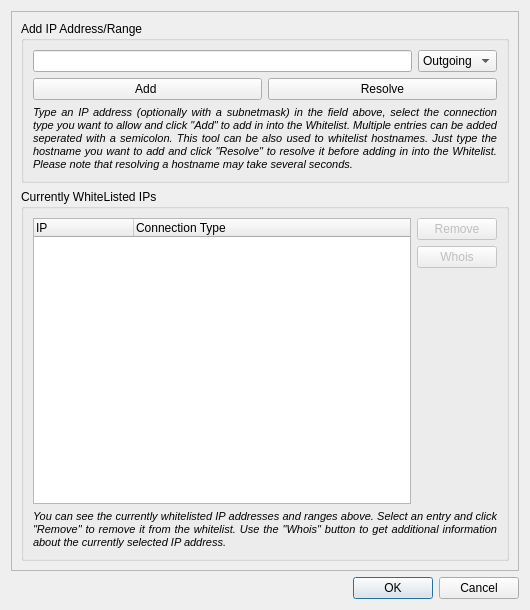
<ui version="4.0" >
 <class>IpWhiteListDialog</class>
 <widget class="QDialog" name="IpWhiteListDialog" >
  <property name="windowModality" >
   <enum>Qt::ApplicationModal</enum>
  </property>
  <property name="geometry" >
   <rect>
    <x>0</x>
    <y>0</y>
    <width>530</width>
    <height>610</height>
   </rect>
  </property>
  <property name="minimumSize" >
   <size>
    <width>430</width>
    <height>535</height>
   </size>
  </property>
  <property name="windowTitle" >
   <string>Whitelist IPs</string>
  </property>
  <property name="windowIcon" >
   <iconset resource="../images/images.qrc" >:/images/pgl-gui.png</iconset>
  </property>
  <layout class="QVBoxLayout" >
   <item>
    <widget class="QFrame" name="frame" >
     <property name="frameShape" >
      <enum>QFrame::StyledPanel</enum>
     </property>
     <property name="frameShadow" >
      <enum>QFrame::Raised</enum>
     </property>
     <layout class="QVBoxLayout" >
      <item>
       <widget class="QGroupBox" name="groupBox" >
        <property name="title" >
         <string>Add IP Address/Range</string>
        </property>
        <layout class="QVBoxLayout" >
         <item>
          <layout class="QHBoxLayout" >
           <item>
            <widget class="QLineEdit" name="m_AddEdit" />
           </item>
           <item>
            <widget class="QComboBox" name="m_AddTypeCombo" >
             <item>
              <property name="text" >
               <string>Outgoing</string>
              </property>
             </item>
             <item>
              <property name="text" >
               <string>Incoming</string>
              </property>
             </item>
             <item>
              <property name="text" >
               <string>Forward</string>
              </property>
             </item>
            </widget>
           </item>
          </layout>
         </item>
         <item>
          <layout class="QHBoxLayout" >
           <item>
            <widget class="QPushButton" name="m_AddButton" >
             <property name="text" >
              <string>Add </string>
             </property>
            </widget>
           </item>
           <item>
            <widget class="QPushButton" name="m_ResolveButton" >
             <property name="text" >
              <string>Resolve</string>
             </property>
            </widget>
           </item>
          </layout>
         </item>
         <item>
          <widget class="QLabel" name="label" >
           <property name="font" >
            <font>
             <pointsize>8</pointsize>
             <italic>true</italic>
            </font>
           </property>
           <property name="text" >
            <string>Type an IP address (optionally with a subnetmask) in the field above, select the connection type you want to allow and click "Add" to add in into the Whitelist. Multiple entries can be added seperated with a semicolon. This tool can be also used to whitelist hostnames. Just type the hostname you want to add and click "Resolve" to resolve it before adding in into the Whitelist. Please note that resolving a hostname may take several seconds.</string>
           </property>
           <property name="alignment" >
            <set>Qt::AlignJustify|Qt::AlignVCenter</set>
           </property>
           <property name="wordWrap" >
            <bool>true</bool>
           </property>
          </widget>
         </item>
        </layout>
       </widget>
      </item>
      <item>
       <widget class="QGroupBox" name="groupBox_3" >
        <property name="title" >
         <string>Currently WhiteListed IPs</string>
        </property>
        <layout class="QVBoxLayout" >
         <item>
          <layout class="QHBoxLayout" >
           <item>
            <widget class="QTreeWidget" name="m_WhiteTreeWidget" >
             <property name="autoExpandDelay" >
              <number>-1</number>
             </property>
             <property name="rootIsDecorated" >
              <bool>false</bool>
             </property>
             <property name="uniformRowHeights" >
              <bool>true</bool>
             </property>
             <property name="wordWrap" >
              <bool>false</bool>
             </property>
             <column>
              <property name="text" >
               <string>IP</string>
              </property>
             </column>
             <column>
              <property name="text" >
               <string>Connection Type</string>
              </property>
             </column>
            </widget>
           </item>
           <item>
            <layout class="QVBoxLayout" >
             <item>
              <widget class="QPushButton" name="m_RemoveButton" >
               <property name="enabled" >
                <bool>false</bool>
               </property>
               <property name="text" >
                <string>Remove</string>
               </property>
              </widget>
             </item>
             <item>
              <widget class="QPushButton" name="m_WhoisButton" >
               <property name="enabled" >
                <bool>false</bool>
               </property>
               <property name="text" >
                <string>Whois</string>
               </property>
              </widget>
             </item>
             <item>
              <spacer>
               <property name="orientation" >
                <enum>Qt::Vertical</enum>
               </property>
               <property name="sizeHint" >
                <size>
                 <width>20</width>
                 <height>40</height>
                </size>
               </property>
              </spacer>
             </item>
            </layout>
           </item>
          </layout>
         </item>
         <item>
          <widget class="QLabel" name="m_HelpTextLabel" >
           <property name="font" >
            <font>
             <pointsize>8</pointsize>
             <italic>true</italic>
            </font>
           </property>
           <property name="text" >
            <string>You can see the currently whitelisted IP addresses and ranges above. Select an entry and click "Remove" to remove it from the whitelist. Use the "Whois" button to get additional information about the currently selected IP address.</string>
           </property>
           <property name="alignment" >
            <set>Qt::AlignJustify|Qt::AlignVCenter</set>
           </property>
           <property name="wordWrap" >
            <bool>true</bool>
           </property>
          </widget>
         </item>
        </layout>
       </widget>
      </item>
     </layout>
    </widget>
   </item>
   <item>
    <widget class="QDialogButtonBox" name="buttonBox" >
     <property name="orientation" >
      <enum>Qt::Horizontal</enum>
     </property>
     <property name="standardButtons" >
      <set>QDialogButtonBox::Cancel|QDialogButtonBox::NoButton|QDialogButtonBox::Ok</set>
     </property>
    </widget>
   </item>
  </layout>
 </widget>
 <resources>
  <include location="../images/images.qrc" />
 </resources>
 <connections>
  <connection>
   <sender>buttonBox</sender>
   <signal>accepted()</signal>
   <receiver>IpWhiteListDialog</receiver>
   <slot>accept()</slot>
   <hints>
    <hint type="sourcelabel" >
     <x>248</x>
     <y>254</y>
    </hint>
    <hint type="destinationlabel" >
     <x>157</x>
     <y>274</y>
    </hint>
   </hints>
  </connection>
  <connection>
   <sender>buttonBox</sender>
   <signal>rejected()</signal>
   <receiver>IpWhiteListDialog</receiver>
   <slot>reject()</slot>
   <hints>
    <hint type="sourcelabel" >
     <x>316</x>
     <y>260</y>
    </hint>
    <hint type="destinationlabel" >
     <x>286</x>
     <y>274</y>
    </hint>
   </hints>
  </connection>
 </connections>
</ui>
